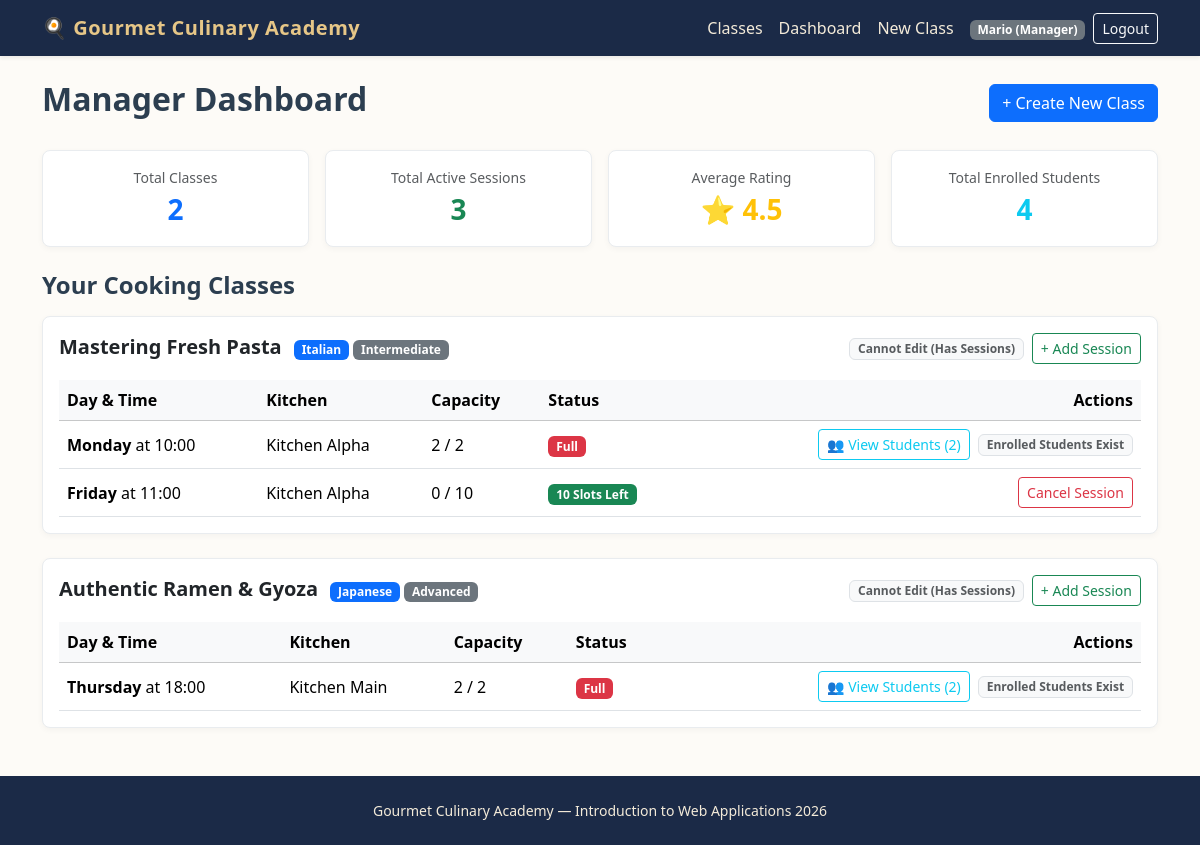
Before: /manager/dashboard (signed in) with the older database file.
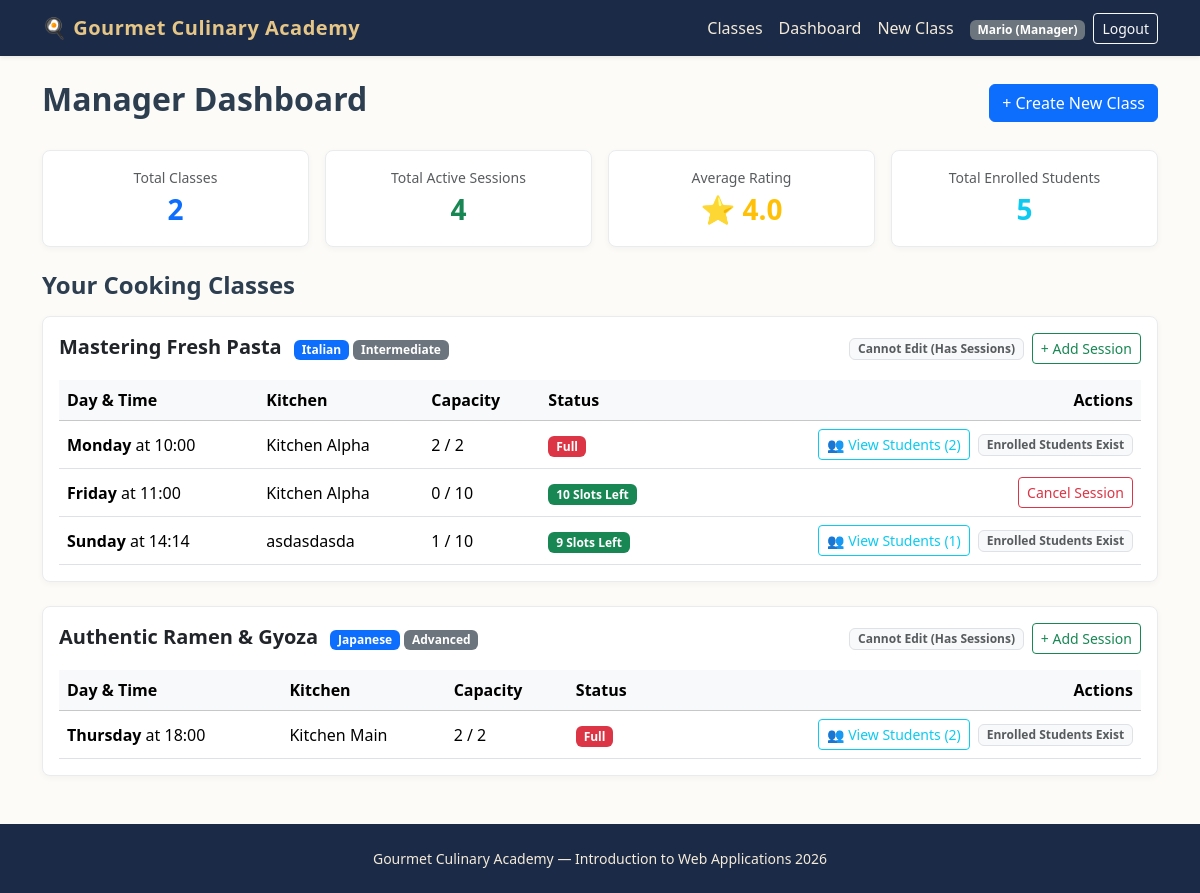
After: the same page with the newer database file.
### tables this page shows
CREATE TABLE cooking_classes (
    id INTEGER PRIMARY KEY AUTOINCREMENT,
    manager_id INTEGER NOT NULL,
    title TEXT NOT NULL UNIQUE,
    cuisine TEXT NOT NULL,
    difficulty TEXT NOT NULL CHECK(difficulty IN ('Beginner', 'Intermediate', 'Advanced')),
    duration INTEGER NOT NULL,
    dietary_category TEXT NOT NULL CHECK(dietary_category IN ('Standard', 'Vegetarian', 'Vegan', 'Gluten-free')),
    chef_name TEXT NOT NULL,
    ingredients TEXT NOT NULL, -- Virgülle ayrılmış en az 4 malzeme
    description TEXT NOT NULL,
    photo_1 TEXT NOT NULL,
    photo_2 TEXT NOT NULL,
    photo_3 TEXT NOT NULL,
    FOREIGN KEY (manager_id) REFERENCES users(id) ON DELETE CASCADE
);

CREATE TABLE class_sessions (
    id INTEGER PRIMARY KEY AUTOINCREMENT,
    class_id INTEGER NOT NULL,
    day_of_week TEXT NOT NULL CHECK(day_of_week IN ('Monday', 'Tuesday', 'Wednesday', 'Thursday', 'Friday', 'Saturday', 'Sunday')),
    start_time TEXT NOT NULL, -- HH:MM formatında
    kitchen_name TEXT NOT NULL,
    max_capacity INTEGER NOT NULL DEFAULT 10,
    FOREIGN KEY (class_id) REFERENCES cooking_classes(id) ON DELETE CASCADE
);

### routes/manager_routes.py (the view)
@manager_bp.route("/dashboard")
def dashboard():
    classes = get_manager_classes(current_user.id)
    stats = get_manager_statistics(current_user.id) or {}
    total_students = sum(
        s.get("enrolled_count", 0)
        for item in classes
        for s in item.get("sessions", [])
    )
    stats["total_students"] = total_students
    if "total_classes" not in stats:
        stats["total_classes"] = len(classes)
    if "total_sessions" not in stats:
        stats["total_sessions"] = sum(len(item.get("sessions", [])) for item in classes)
    return render_template("manager/dashboard.html", classes=classes, stats=stats)

### app.py (called while the page is built)
@app.after_request
def add_header(response):
    response.headers["Cache-Control"] = (
        "no-store, no-cache, must-revalidate, post-check=0, pre-check=0, max-age=0"
    )
    response.headers["Pragma"] = "no-cache"
    response.headers["Expires"] = "-1"
    return response

@login_manager.user_loader
def load_user(user_id):
    row = get_user_by_id(user_id)
    if row:
        return User(
            user_id=row["id"],
            email=row["email"],
            first_name=row["first_name"],
            last_name=row["last_name"],
            role=row["role"]
        )
    return None

### dao/user_dao.py (called while the page is built)
def get_user_by_id(user_id):
    conn = get_db()
    cursor = conn.cursor()
    cursor.execute("SELECT * FROM users WHERE id = ?", (user_id,))
    user = cursor.fetchone()
    close_db(conn)
    return user

### database/database.py (called while the page is built)
def get_db():
    conn = sqlite3.connect(DATABASE, timeout=10.0)
    conn.row_factory = sqlite3.Row
    conn.execute("PRAGMA foreign_keys = ON")
    return conn

### routes/manager_routes.py (called while the page is built)
@manager_bp.before_request
@login_required
def check_manager_role():
    if current_user.role != "Manager":
        flash("Access denied. Manager privileges required.", "danger")
        return redirect(url_for("home.index"))

### templates/manager/dashboard.html (shortened to what the changed rows need)
{% extends "base.html" %}
{% block content %}
<header class="d-flex justify-content-between align-items-center mb-4">
    <h1 class="h2 fw-bold">Manager Dashboard</h1>
</header>
<section class="row g-3 mb-4">
    <article class="col-md-3">
        <div class="card card-culinary p-3 text-center">
            <span class="text-muted small">Total Active Sessions</span>
            <span class="fs-3 fw-bold text-success">{{ stats.total_sessions }}</span>
        </div>
    </article>
    <article class="col-md-3">
        <div class="card card-culinary p-3 text-center">
            <span class="text-muted small">Average Rating</span>
            <span class="fs-3 fw-bold text-warning">⭐ {{ "%.1f"|format(stats.avg_school_rating) if stats.avg_school_rating else 'N/A' }}</span>
        </div>
    </article>
    <article class="col-md-3">
        <div class="card card-culinary p-3 text-center">
            <span class="text-muted small">Total Enrolled Students</span>
            <span class="fs-3 fw-bold text-info">{{ stats.total_students }}</span>
        </div>
    </article>
</section>
<section>
    <h2 class="h4 fw-bold mb-3">Your Cooking Classes</h2>
    {% if classes %}
        {% for item in classes %}
            <article class="card card-culinary mb-4 p-3">
                <div class="d-flex justify-content-between align-items-center mb-3 flex-wrap gap-2">
                    <div>
                        <h3 class="h5 fw-bold mb-1 d-inline-block me-2">{{ item.class.title }}</h3>
                        <span class="badge bg-primary">{{ item.class.cuisine }}</span>
                        <span class="badge bg-secondary">{{ item.class.difficulty }}</span>
                    </div>
                    <div class="d-flex gap-2">
                        {% if item.can_edit %}
                            <a href="{{ url_for('manager.edit_class', class_id=item.class.id) }}" class="btn btn-sm btn-outline-primary">Edit Class</a>
                        {% else %}
                            <span class="badge bg-light text-muted border align-self-center">Cannot Edit (Has Sessions)</span>
                        {% endif %}
                        <a href="{{ url_for('manager.create_session', class_id=item.class.id) }}" class="btn btn-sm btn-outline-success">+ Add Session</a>
                    </div>
                </div>
                <div class="table-responsive">
                    <table class="table table-hover align-middle mb-0">
                        <thead class="table-light">
                            <tr>
                                <th>Day & Time</th>
                                <th>Kitchen</th>
                                <th>Capacity</th>
                                <th>Status</th>
                                <th class="text-end">Actions</th>
                            </tr>
                        </thead>
                        <tbody>
                            {% for s in item.sessions %}
                                <tr>
                                    <td><strong>{{ s.day_of_week }}</strong> at {{ s.start_time[:5] if s.start_time else s.start_time }}</td>
                                    <td>{{ s.kitchen_name }}</td>
                                    <td>{{ s.enrolled_count }} / {{ s.max_capacity }}</td>
                                    <td>
                                        {% if s.enrolled_count == s.max_capacity %}
                                            <span class="badge bg-danger">Full</span>
                                        {% else %}
                                            <span class="badge bg-success">{{ s.available_slots }} Slots Left</span>
                                        {% endif %}
                                    </td>
                                    <td class="text-end">
                                        {% if s.enrolled_count > 0 %}
                                            <button type="button" class="btn btn-sm btn-outline-info me-1" data-bs-toggle="modal" data-bs-target="#studentsModal{{ s.id }}">
                                                👥 View Students ({{ s.enrolled_count }})
                                            </button>
                                        {% endif %}
                                        {% if s.enrolled_count == 0 %}
                                            <form action="{{ url_for('manager.cancel_session', session_id=s.id) }}" method="POST" class="d-inline">
                                                <button type="submit" class="btn btn-sm btn-outline-danger" onclick="return confirm('Are you sure you want to cancel this session?')">Cancel Session</button>
                                            </form>
                                        {% else %}
                                            <span class="badge bg-light text-muted border">Enrolled Students Exist</span>
                                        {% endif %}
                                    </td>
                                </tr>
                            {% else %}
                                <tr>
                                    <td colspan="5" class="text-muted text-center py-2">No active sessions for this class yet.</td>
                                </tr>
                            {% endfor %}
                        </tbody>
                    </table>
                </div>
            </article>
        {% endfor %}
    {% endif %}
</section>
{% endblock %}

Changed rows visible on the page:
added class_sessions: day_of_week "Sunday", start_time "14:14", kitchen_name "asdasdasda", enrolled_count "1", max_capacity "10", available_slots "9", shows "Enrolled Students Exist", shown under "Mastering Fresh Pasta"
Other visible differences:
{{ stats.total_sessions }}: "3" → "4"
{{ stats.total_students }}: "4" → "5"
text no longer shown: "4.5"
text now shown: "4.0"
